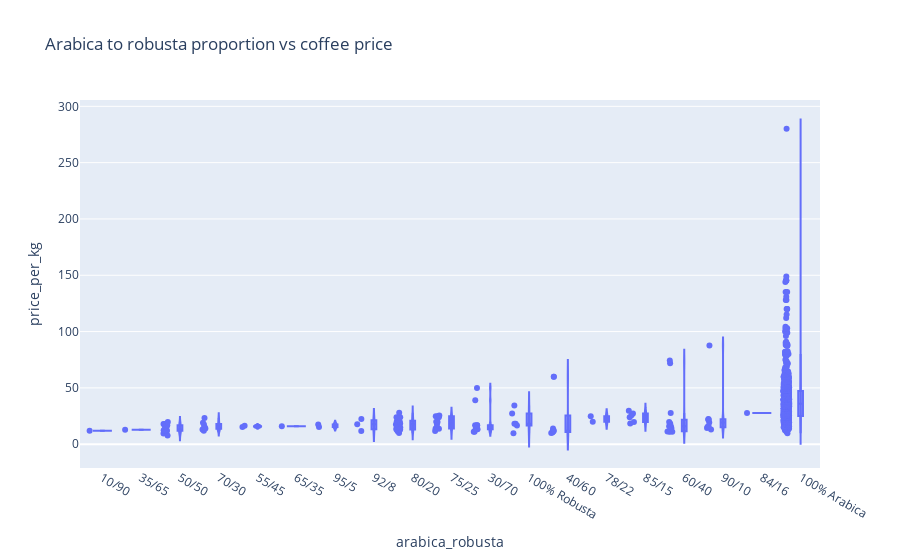

The cell this chart's notebook holds for it:
### Code cell
arabica_robusta_fig = px.violin(coffee_df, x='arabica_robusta', y='price_per_kg', box=True, points="all", title="Arabica to robusta proportion vs coffee price")
arabica_robusta_fig.update_layout(xaxis_type="category", xaxis={'categoryorder':'mean ascending'})

### Figure 1 — Plotly figure (JSON) as saved in the notebook; plotly's stock layout.template omitted (floating-point values rounded to 4 significant figures; data arrays with more than 128 entries replaced by an {"elided": "..."} marker saying what was removed)
{"data": [{"alignmentgroup": "True", "box": {"visible": true}, "hovertemplate": "arabica_robusta=%{x}<br>price_per_kg=%{y}<extra></extra>", "legendgroup": "", "marker": {"color": "#636efa"}, "name": "", "offsetgroup": "", "orientation": "v", "points": "all", "scalegroup": "True", "showlegend": false, "type": "violin", "x": {"elided": "863 str values"}, "x0": " ", "xaxis": "x", "y": {"elided": "863 float values"}, "y0": " ", "yaxis": "y"}], "layout": {"legend": {"tracegroupgap": 0}, "title": {"text": "Arabica to robusta proportion vs coffee price"}, "violinmode": "group", "xaxis": {"anchor": "y", "categoryorder": "mean ascending", "domain": [0, 1], "title": {"text": "arabica_robusta"}, "type": "category"}, "yaxis": {"anchor": "x", "domain": [0, 1], "title": {"text": "price_per_kg"}}}}
